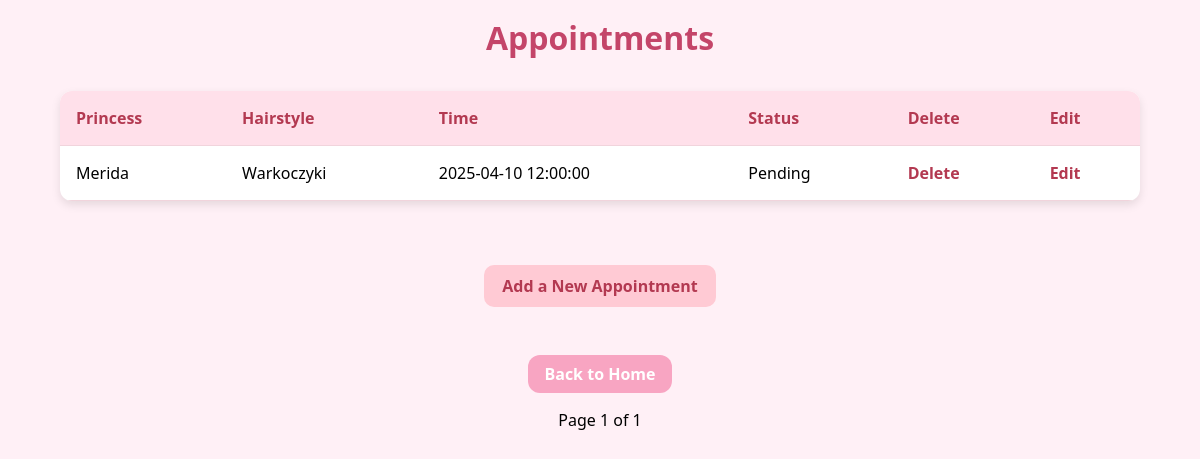
Before: /appointments with the older database file.
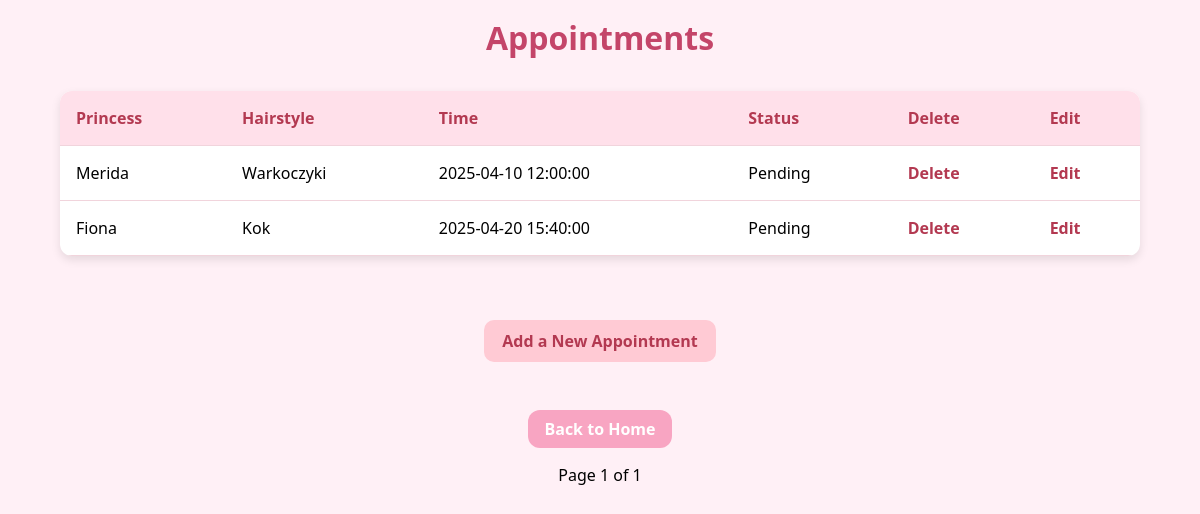
After: the same page with the newer database file.
### models.py (models this page shows)
class Appointment(db.Model):
    __tablename__ = 'appointment'
    id = db.Column(db.Integer, primary_key=True)
    princess_id = db.Column(db.Integer, db.ForeignKey('princess.id'), nullable=False)
    hairstyle_id = db.Column(db.Integer, db.ForeignKey('hairstyle.id'), nullable=False)
    appointment_time = db.Column(db.DateTime, nullable=False)
    completed = db.Column(db.Boolean, nullable=False, default = False)
    princess = db.relationship('Princess', back_populates='appointments')
    hairstyle = db.relationship('Hairstyle', back_populates='appointments')

class Princess(db.Model):
    __tablename__ = 'princess'
    id = db.Column(db.Integer, primary_key=True)
    name = db.Column(db.String(100), nullable=False)
    movie = db.Column(db.String(100), nullable=False)
    release_date = db.Column(db.Date, nullable=True)
    is_animated = db.Column(db.Boolean, nullable=False)
    rating = db.Column(db.String(10))
    genre = db.Column(db.String(100))
    poster_url = db.Column(db.String(300))
    appointments = db.relationship('Appointment', back_populates='princess')

class Hairstyle(db.Model):
    __tablename__ = 'hairstyle'
    id = db.Column(db.Integer, primary_key=True)
    name = db.Column(db.String(100), nullable=False)
    description = db.Column(db.String(500))
    duration = db.Column(db.Integer)
    price = db.Column(db.Float, nullable=False)
    appointments = db.relationship('Appointment', back_populates='hairstyle')

### app.py (the view)
@app.route('/appointments', methods=['GET'])
def appointments():
    page = request.args.get('page', 1, type=int)
    appointment_pagination = Appointment.query.paginate(page=page, per_page=10)
    return render_template('appointments.html', appointments=appointment_pagination.items,
                           pagination=appointment_pagination)

### templates/appointments.html (shortened to what this page needs)
<!DOCTYPE html>
<html lang="en">
<head>
    <link rel="stylesheet" href="{{ url_for('static', filename='style.css') }}">
</head>
<body>
    <h1>Appointments</h1>
    <table>
        <tr>
            <th>Princess</th>
            <th>Hairstyle</th>
            <th>Time</th>
            <th>Status</th>
            <th>Delete</th>
            <th>Edit</th>
        </tr>
        {% for appointment in appointments %}
        <tr>
            <td>{{ appointment.princess.name }}</td>
            <td>{{ appointment.hairstyle.name }}</td>
            <td>{{ appointment.appointment_time }}</td>
            <td>{{ 'Completed' if appointment.completed else 'Pending' }}</td>
            <td>
                <a href="{{ url_for('delete_appointment', id=appointment.id) }}" onclick="return confirm('Are you sure?')">Delete</a>
            </td>
            <td>
                <a href="{{ url_for('edit_appointment', id=appointment.id) }}">Edit</a>
            </td>
        </tr>
        {% endfor %}
    </table>
    <div class="add">
        <a href="{{ url_for('add_appointment') }}" class="add-btn">Add a New Appointment</a>
    </div>
    <div>
        <a href="{{ url_for('index') }}">Back to Home</a>
        <p>Page {{ pagination.page }} of {{ pagination.pages }}</p>
    </div>
</body>
</html>

Changed rows visible on the page:
added Appointment: princess.name "Fiona", hairstyle.name "Kok", appointment_time "2025-04-20 15:40:00", completed "Pending"
